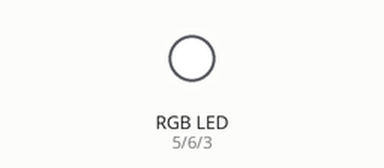
This sketch was run on a simulated Arduino Uno, built with avr-gcc and run on an emulated ATmega328P. Shown: an RGB LED mixed from three pins (HIGH = lit).

Above: at 0.1 s.
Timing chart, 0 to 1.6 s (numbered marks = the images above):
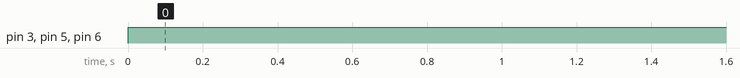

The sketch:

LED_RGB.ino
```cpp
int LEDblue = 3;
int LEDred = 5;
int LEDgreen = 6;
int LEDblue1 = 9;
int LEDred1 = 10;
int LEDgreen1 = 11;
int b = 1000;

int brightnessblue = 255;
int brightnessred = 255;
int brightnessgreen = 255;
int dark = 0;

void setup() {
  // put your setup code here, to run once:
  pinMode(LEDblue, OUTPUT);
  pinMode(LEDred, OUTPUT);
  pinMode(LEDgreen, OUTPUT);
}

void loop() {

    analogWrite(LEDgreen, brightnessgreen);
    analogWrite(LEDred, brightnessred);
    analogWrite(LEDblue, brightnessblue);


}
```

Measured:
- by itself, pin 3 (LEDblue), pin 5 (LEDred), pin 6 (LEDgreen): LOW → HIGH at 0.00 s
